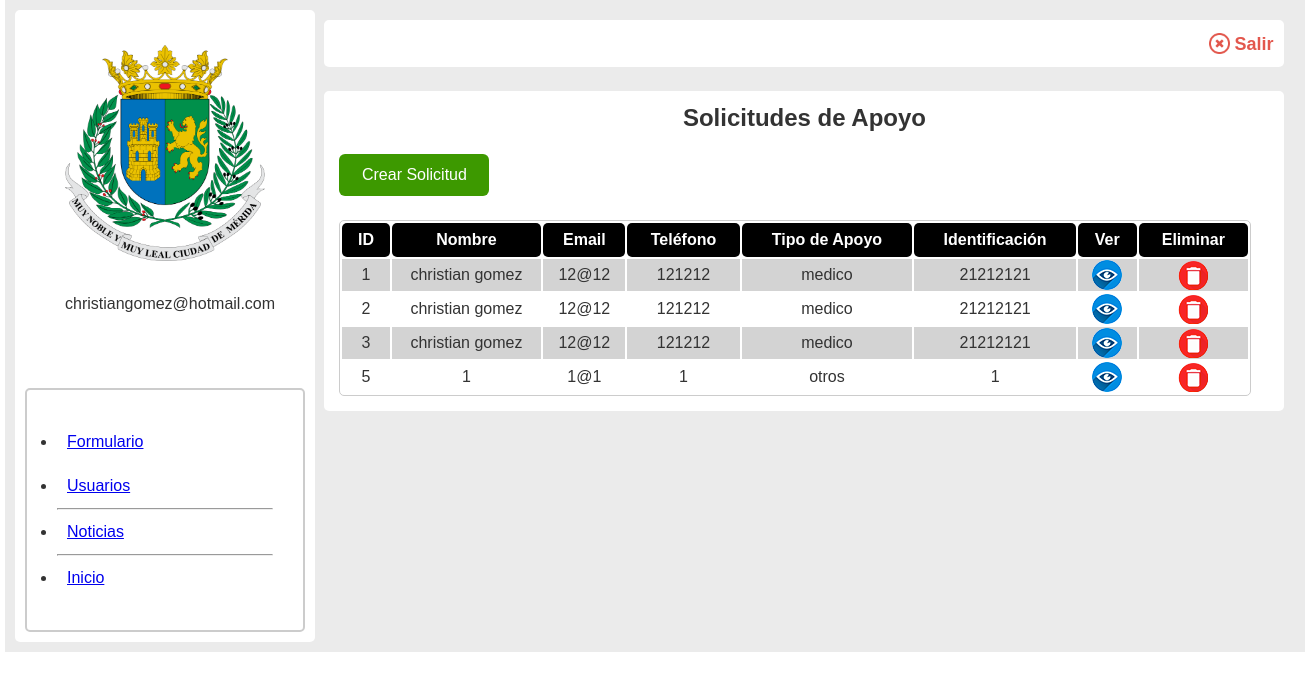
/blog.php (signed in), run on the app's committed database.
### tables this page shows
CREATE TABLE `solicitudes_apoyo` (
  `id` int(4) NOT NULL,
  `nombre` varchar(255) DEFAULT NULL,
  `identificacion` varchar(255) DEFAULT NULL,
  `fecha_nacimiento` date DEFAULT NULL,
  `telefono` varchar(50) DEFAULT NULL,
  `email` varchar(255) DEFAULT NULL,
  `direccion` text DEFAULT NULL,
  `ocupacion` varchar(255) DEFAULT NULL,
  `ingresos` decimal(10,2) DEFAULT NULL,
  `dependientes` int(5) DEFAULT NULL,
  `seguro_medico` varchar(3) DEFAULT NULL,
  `nivel_educativo` varchar(255) DEFAULT NULL,
  `tipo_apoyo` varchar(255) DEFAULT NULL,
  `descripcion` text DEFAULT NULL,
  `ruta_curp` text DEFAULT NULL,
  `ruta_ine` varchar(255) DEFAULT NULL,
  `ruta_comprobante` varchar(255) DEFAULT NULL
);

### blog.php (the view, shortened to what this page needs)
<!DOCTYPE html>
<html lang="en">
<head>
  <link rel="stylesheet" href="estilos.css">
</head>
<body>
  <div class="cont_padre_panel ancho">
    <?php
    include "menudashboard.php";
    ?>
    <div class="cont_panel_derecho">
      <div class="cont_panel_derecho_hijo1">
        <div class="elemento_salir">
          <img src="imagenes/cancelar.png" class="img_cancelar" >
          <a href="salir.php" class="salir">Salir</a>
        </div>
      </div>
      <br>
      <div class="cont_panel_derecho_hijo2">
        <h2 class="titulo_panel">Solicitudes de Apoyo</h2>
        <br>
        <a href="crear_post.php" class="btn_rojo2">Crear Solicitud</a>
        <br><br>
        <table class="tabla_usuarios">
          <tr>
            <th>ID</th>
            <th>Nombre</th>
            <th>Email</th>
            <th>Teléfono</th>
            <th>Tipo de Apoyo</th>
            <th>Identificación</th>
            <th>Ver</th>
            <th>Eliminar</th>
          </tr>
          <?php
          require "conexion.php";
          $todos_datos = "SELECT * FROM solicitudes_apoyo ORDER BY id ASC";
          $resultado = mysqli_query($conectar, $todos_datos);
          while ($fila = mysqli_fetch_assoc($resultado)) {
          ?>
          <tr>
            <td><?php echo $fila["id"]; ?></td>
            <td><?php echo $fila["nombre"]; ?></td>
            <td><?php echo $fila["email"]; ?></td>
            <td><?php echo $fila["telefono"]; ?></td>
            <td><?php echo $fila["tipo_apoyo"]; ?></td>
            <td><?php echo $fila["identificacion"]; ?></td>
            <td><a href="ver_post.php?id=<?php echo $fila["id"]; ?>"><img src="imagenes/icono_ver.png" class="img_ver"></a></td>
            <td><a href="#" Onclick="validar('eliminar_post.php?id=<?php echo $fila["id"]; ?>')"><img src="imagenes/icono_eliminar.png" class="img_eliminar"></a></td>
          </tr>
          <?php
          }
          ?>
        </table>
      </div>
    </div>
  </div>
</body>
</html>

### estilos.css (style rules this page uses)
* { box-sizing: border-box; margin: 0; padding: 0; }
body { font-family: Arial, Helvetica, sans-serif; height: 100vh; font-size: 16px; line-height: 24px; color: #333; }
:root { --color1: #001dbe; --color2: #bebebe; }
.ancho { width: 1300px; margin: auto; }
.btn_rojo2 { width: 150px; padding: 9px 15px; background-color: #3d9900; color: white; border: 0; border-radius: 6px; text-decoration: none; display: inline-block; text-align: center; }
.cont_padre_panel { padding: 10px; background-color: #ebebeb; }
.cont_panel_derecho { width: 960px; display: inline-block; vertical-align: top; padding: 5px; }
.cont_panel_derecho_hijo1 { padding: 10px; text-align: right; border-radius: 5px; margin-top: 5px; background-color: white; width: 960px; }
.cont_panel_derecho_hijo2 { background-color: white; border-radius: 5px; padding: 15px; width: 960px; }
.titulo_panel { text-align: center; }
.tabla_usuarios { border-radius: 5px; border: 1px #ccc solid; width: 98%; }
.tabla_usuarios th { background-color: black; color: white; border-radius: 5px; padding: 5px 10px; }
.tabla_usuarios tr:nth-child(even) { background-color: #d3d3d3; }
.tabla_usuarios tr:nth-child(odd) { background-color: #ffffff; }
.tabla_usuarios td { text-align: center; padding: 1px 1px; }
.img_eliminar { display: flex; margin: auto; }
.img_ver { display: flex; margin: auto; }
.elemento_salir { padding: 1px; }
.salir { display: inline-block; text-decoration: none; color: #e3574d; font-size: 18px; font-weight: bold; vertical-align: middle; }
.img_cancelar { width: 21px; display: inline-block; vertical-align: middle; }

### data on the page
solicitudes_apoyo: id "1", nombre "christian gomez", email "12@12", telefono "121212", tipo_apoyo "medico", identificacion "21212121"
solicitudes_apoyo: id "2", nombre "christian gomez", email "12@12", telefono "121212", tipo_apoyo "medico", identificacion "21212121"
solicitudes_apoyo: id "3", nombre "christian gomez", email "12@12", telefono "121212", tipo_apoyo "medico", identificacion "21212121"
solicitudes_apoyo: id "5", nombre "1", email "1@1", telefono "1", tipo_apoyo "otros", identificacion "1"

### other printed values
$usuario "christiangomez@hotmail.com"
